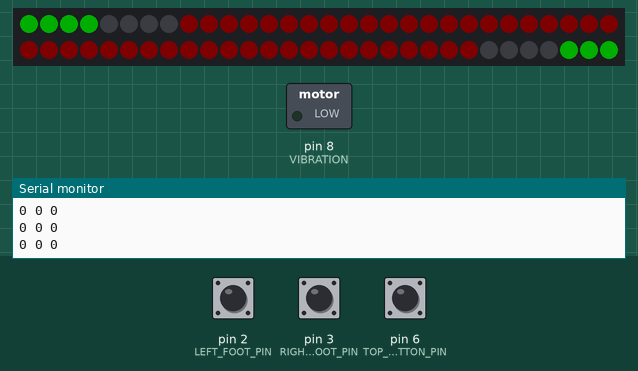
Bench run of a sketch on a simulated Arduino Uno, built with avr-gcc and run on an emulated ATmega328P. Shown: 60 RGB LEDs in strip order, left to right, continuing on the next row, switched loads named in the sketch (green lamp = pin HIGH), the last lines printed to the serial monitor. The inputs (shaded band) are chosen by the test bench; at power-on: pin 6 (TOP_DOUBLE_BUTTON_PIN) HIGH, pin 2 (LEFT_FOOT_PIN) LOW, pin 3 (RIGHT_FOOT_PIN) LOW. Dim RGB values are drawn brighter than linear.

Above: at 0.51 s.
1.3 s: pin 6 (TOP_DOUBLE_BUTTON_PIN) pulled LOW for 0.15 s
At 1.39 s:
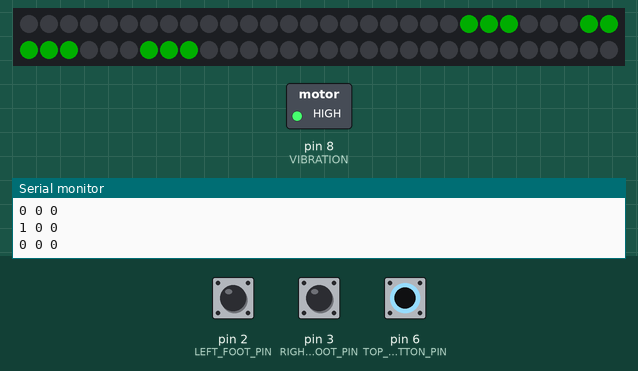
2.0 s: pin 2 (LEFT_FOOT_PIN) pulled HIGH for 0.15 s
At 2.07 s:
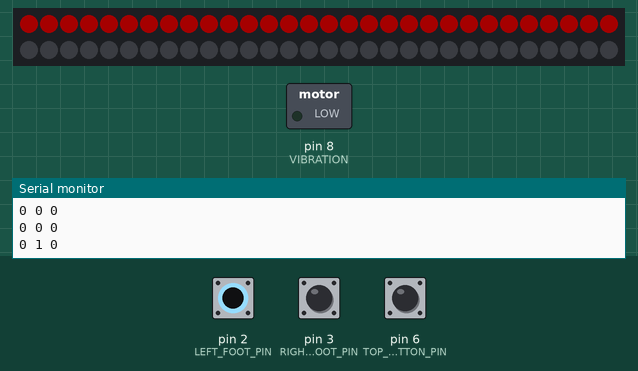
2.7 s: pin 3 (RIGHT_FOOT_PIN) pulled HIGH for 0.15 s
At 2.76 s:
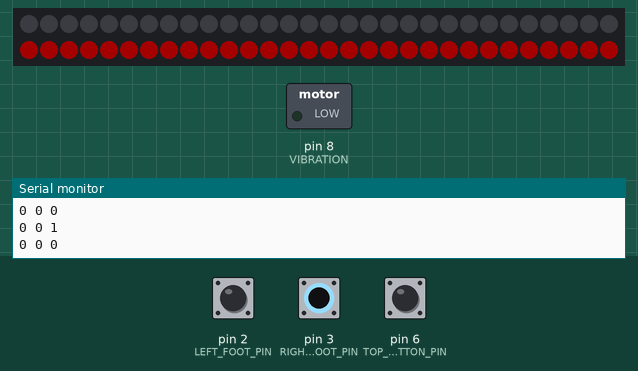
3.4 s: pin 6 (TOP_DOUBLE_BUTTON_PIN) pulled LOW for 1 s
At 5.3 s:
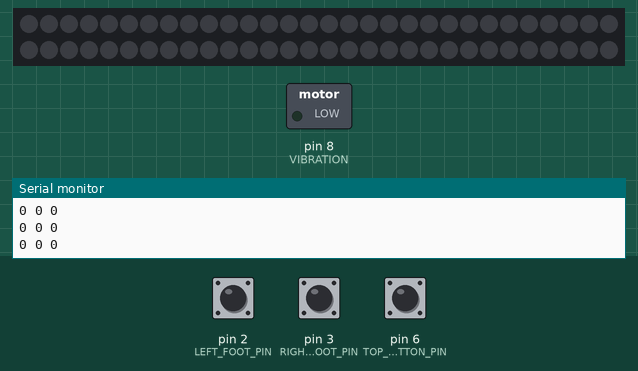
5.9 s: pin 6 (TOP_DOUBLE_BUTTON_PIN) pulled LOW for 3.2 s
At 7.8 s:
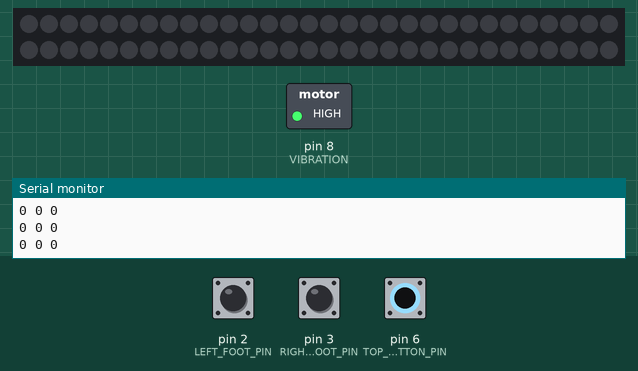
10.6 s: pin 2 (LEFT_FOOT_PIN) driven HIGH and pin 3 (RIGHT_FOOT_PIN) driven HIGH
At 10.71 s:
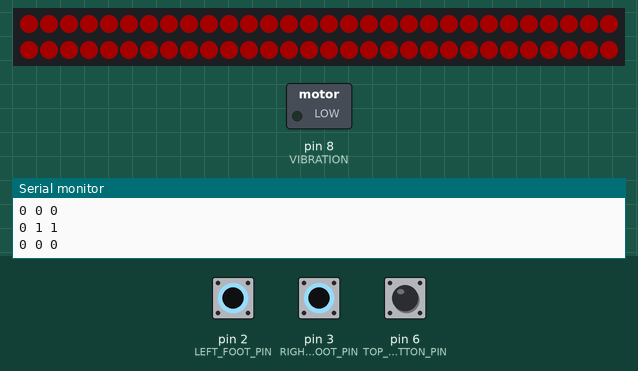
Timing chart, 0 to 13.3 s (numbered marks = the images above; inputs shaded):
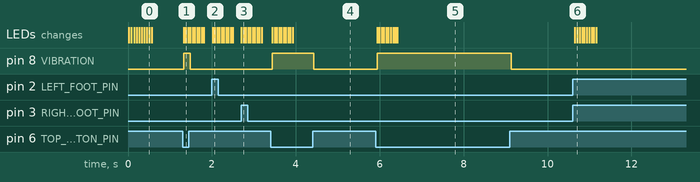

The sketch:

main.ino
```cpp
/*
 *
 * 무한의 계단
 *
 * 발, 턴 인식 부분
 *
 */

#include <Adafruit_NeoPixel.h>

//#define LEFT_TRIG_PIN 2
//#define LEFT_ECHO_PIN 3
//#define LEFT_OFFSET 20
//
//#define RIGHT_TRIG_PIN 4
//#define RIGHT_ECHO_PIN 5
//#define RIGHT_OFFSET 20

#define LEFT_FOOT_PIN 2
#define RIGHT_FOOT_PIN 3

#define TOP_DOUBLE_BUTTON_PIN 6
#define VIBRATION 8

#define LED_PIN 9
#define LED_COUNT 60

Adafruit_NeoPixel strip(LED_COUNT, LED_PIN, NEO_GRB + NEO_KHZ800);

int leftLEDTime = 0;
int rightLEDTime = 0;
int turnLEDTime = 0;
bool leftLEDFlag = false;
bool rightLEDFlag = false;
bool turnLEDFlag = false;

int isLeftFirst = 0; //최초 클릭만 감지
int isRightFirst = 0;
int isButtonFirst = 0;

void setup()
{
//    pinMode(LEFT_TRIG_PIN, OUTPUT);
//    pinMode(LEFT_ECHO_PIN, INPUT);
//    pinMode(RIGHT_TRIG_PIN, OUTPUT);
//    pinMode(RIGHT_ECHO_PIN, INPUT);

    pinMode(TOP_DOUBLE_BUTTON_PIN, INPUT);
    pinMode(VIBRATION, OUTPUT);
    pinMode(LEFT_FOOT_PIN, INPUT);
    pinMode(RIGHT_FOOT_PIN, INPUT);

    strip.begin();
    strip.clear();
    strip.show();
    strip.setBrightness(50);

    Serial.begin(115200);
}

void loop()
{
    int isLeftPressed = digitalRead(LEFT_FOOT_PIN);;
    delay(10);
    int isRightPressed = digitalRead(RIGHT_FOOT_PIN);
    int isButtonPressed = !digitalRead(TOP_DOUBLE_BUTTON_PIN);
//    버튼 누르면 진동으로 사용자에게 피드백
    digitalWrite(VIBRATION, isButtonPressed);

    if(isLeftPressed) {
        if(!leftLEDFlag)
        {
            leftLEDTime = 0;
            leftLEDFlag = true;
            isLeftFirst = 1;
        }
    } else { leftLEDFlag = false; }
    if(isRightPressed) {
        if(!rightLEDFlag)
        {
            rightLEDTime = 0;
            rightLEDFlag = true;
            isRightFirst = 1;
        }
    } else { rightLEDFlag = false; }
    if(isButtonPressed) {
        if(!turnLEDFlag)
        {
            turnLEDTime = 0;
            turnLEDFlag = true;
            isButtonFirst = 1;
        }
    } else { turnLEDFlag = false; }

    if(leftLEDTime < 10)
    {
        leftLEDTime += 1;
        ledOnByVariable(true, leftLEDTime);
    }
    if(rightLEDTime < 10)
    {
        rightLEDTime += 1;
        ledOnByVariable(false, rightLEDTime);
    }
    if(turnLEDTime < 10)
    {
        turnLEDTime += 1;
        ledTurn(turnLEDTime);
    }else{strip.clear();}

//    sprintf 를 이용하여 문자열 합치고 Serial.println
    char buff[100];
    sprintf(buff, "%d %d %d", isButtonFirst, isLeftFirst, isRightFirst);
    Serial.println(buff);
    isButtonFirst = 0;
    isLeftFirst = 0;
    isRightFirst = 0;
    delay(40);

}

void ledOnByVariable(bool isLeft, int timeValue)
{
    int halfNum = strip.numPixels() / 2;

    if(isLeft)
    {
        for(int i = 0; i < halfNum; i++)
        {
            strip.setPixelColor(i, strip.Color((255 / 10) * (10 - timeValue), 0, 0));
        }
    }
    else
    {
        for(int i = halfNum; i < strip.numPixels(); i++)
        {
            strip.setPixelColor(i, strip.Color((255 / 10) * (10 - timeValue), 0, 0));
        }
    }
    strip.show();
}

void ledTurn(int timeValue)
{
    int halfNum = strip.numPixels() / 2;
    for(int i = 0; i < 10; i++)
    {
        strip.setPixelColor(halfNum - (timeValue-1)*4 + i, strip.Color(0, 0, 0));
        strip.setPixelColor(halfNum + (timeValue-1)*4 - i, strip.Color(0, 0, 0));

        strip.setPixelColor(halfNum - timeValue*4 + i, strip.Color(0, 255, 0));
        strip.setPixelColor(halfNum + timeValue*4 - i, strip.Color(0, 255, 0));
    }
    strip.show();
}

// 버튼 두 개에 대해 or 연산 (그냥 편하게 함수로)
//int isHandButtonPressed(int buttonPin)
//{
//    int val = digitalRead(TOP_DOUBLE_BUTTON_PIN);
//    if(val)
//    {
//        return 0;
//    }
//    else
//    {
//        return 1;
//    }
//}

// 발이 감지되었는지
//int isFootDown(int trigPin, int echoPin, int offset)
//{
//    if (checkDistance(trigPin, echoPin) < offset)
//    {
//        return 1;
//    }
//    else
//    {
//        return 0;
//    }
//}

// 초음파 센서로 거리 감지
//long checkDistance(int trigPin, int echoPin)
//{
//    long distance, durationMS;
//
//    digitalWrite(trigPin, LOW);
//    delayMicroseconds(10);
//    digitalWrite(trigPin, HIGH);
//    delayMicroseconds(10);
//    digitalWrite(trigPin, LOW);
//
//    durationMS = pulseIn(echoPin, HIGH, 30000);
//    distance = ((float)(340 * durationMS) / 10000) / 2;
//
//    return distance;
//}
```

Measured:
- after the input at 1.3 s, pin 8 (VIBRATION): LOW → HIGH at once, → LOW 0.16 s later; the LEDs: first change at once (image 1 shows a later state)
- after the input at 2.0 s, the LEDs: first change at once (image 2 shows a later state)
- after the input at 2.7 s, the LEDs: first change at once (image 3 shows a later state)
- after the input at 3.4 s, pin 8 (VIBRATION): LOW → HIGH at once, → LOW 0.99 s later; the LEDs: first change at once (image 4 shows a later state)
- after the input at 5.9 s, pin 8 (VIBRATION): LOW → HIGH at once, → LOW 3.2 s later; the LEDs: first change at once (image 5 shows a later state)
- after the input at 10.6 s, the LEDs: first change after 0.05 s (image 6 shows a later state)
